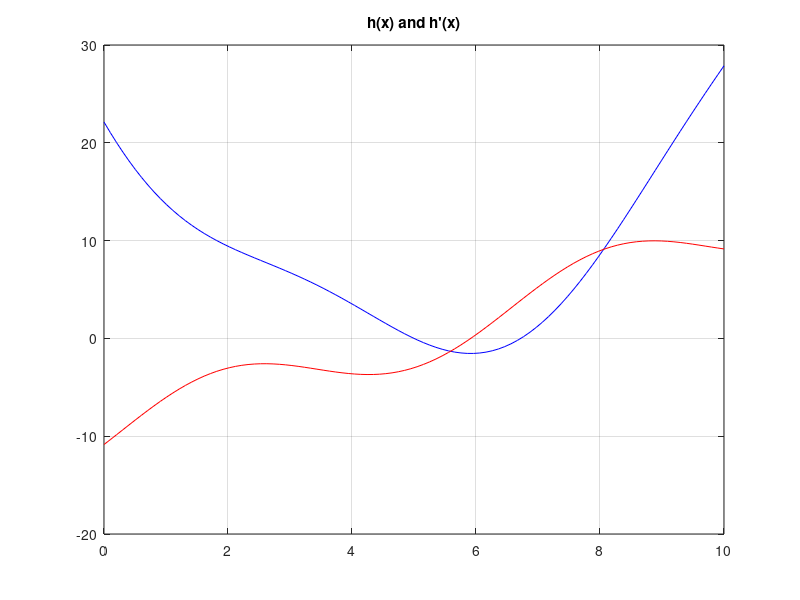

Recreate this plot in MATLAB.
h =@ (x) (x-5).^2 - 3*sin(x-5);
dh =@ (x) 2*(x-5) - 3*cos(x-5);

x = linspace(0,10,100);
y = h(x);
dy = dh(x);

figure(1);clf;
plot(x,y,'b-', x,dy,'r-');
grid on;
title('h(x) and h''(x)');
hold on;
